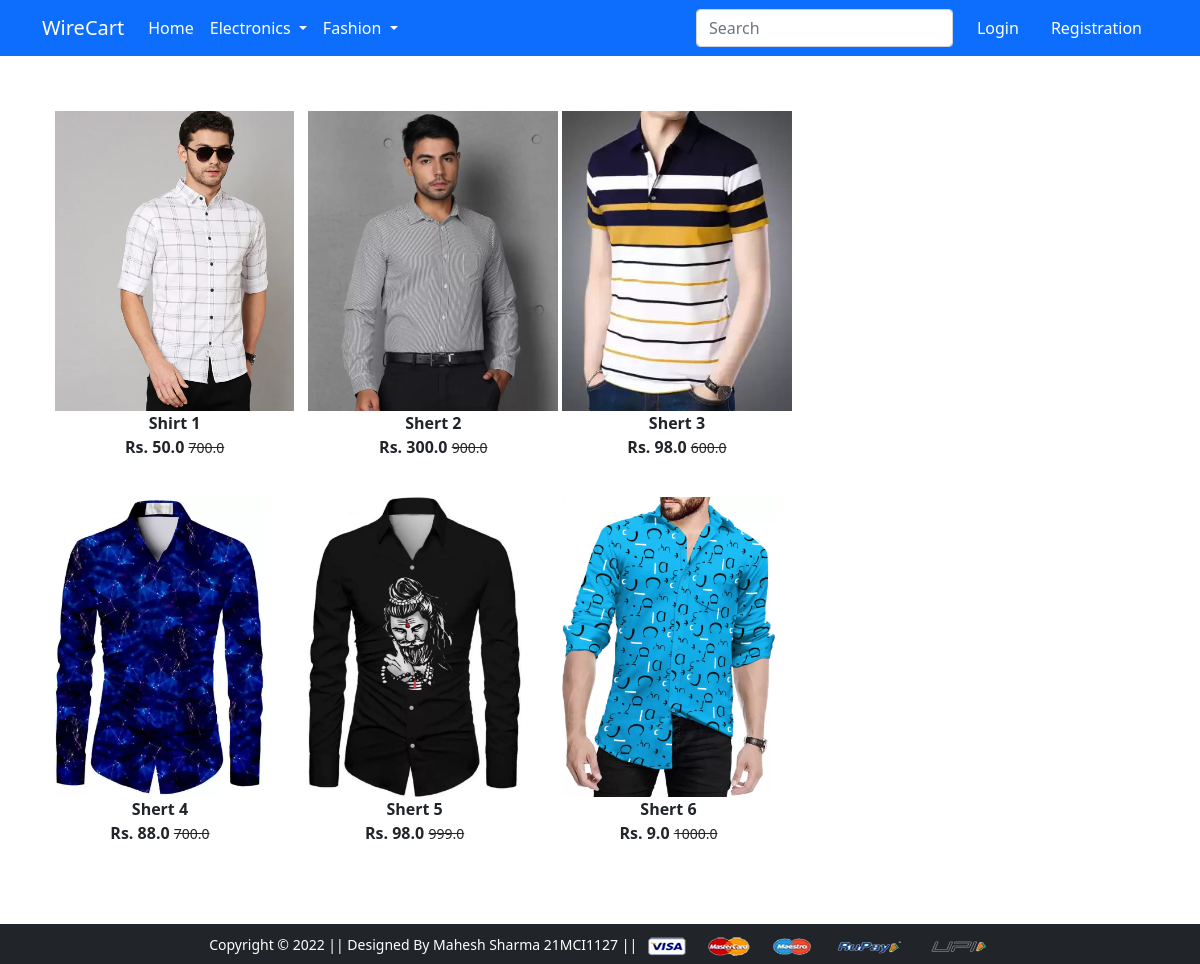
Screenshot of /topWear/ with the database file from the repository.
### app/models.py (models this page shows, shortened)
class Product(models.Model):
    title = models.CharField ( max_length = 100 )
    selling_price = models.FloatField ( )
    discounted_price = models.FloatField ( )
    description = models.TextField ( )
    brand = models.CharField(max_length = 100 )
    category = models.CharField ( choices = CATEGORY_CHOICES , max_length = 2 )
    product_image = models.ImageField(upload_to = ' productimg')

### app/views.py (the view)
# urls.py: path('topWear/', views.topWear, name='topWear'),
def topWear(request):
    topWear = Product.objects.filter(category='TW')
    return render(request, 'app/topWear.html', {'topWear': topWear})

### app/templates/app/topWear.html (shortened to what this page needs)
{% extends 'app/base.html' %}
{% load static %}
{% block main-content %}
<div class="container my-5">
 <div class="row">
  <div class="col-sm-8">
   <div class="row">
    {% for product in topWear %}
    <div class="col-sm-4 text-center mb-4">
    <a href=" {% url 'product-detail' product.id %} " class='btn'>
        <div class="item">
            <img src="{{ product.product_image.url }}" alt="" height="300" class="">
            <div class="fw-bold"> {{product.title}} </div>
            <div class="fw-bold"> Rs. {{product.discounted_price}}
                <small class="fw-light text-decoration-line-through">
                    {{product.selling_price}}
                </small></div>
        </div>
    </a>
    </div>
    {% endfor %}
   </div>
  </div>
 </div>
</div>
{% endblock main-content %}

### rows the page displays
Product: product_image (picture), title "Shirt 1", discounted_price "50.0", selling_price "700.0"
Product: product_image (picture), title "Shert 2", discounted_price "300.0", selling_price "900.0"
Product: product_image (picture), title "Shert 3", discounted_price "98.0", selling_price "600.0"
Product: product_image (picture), title "Shert 4", discounted_price "88.0", selling_price "700.0"
Product: product_image (picture), title "Shert 5", discounted_price "98.0", selling_price "999.0"
Product: product_image (picture), title "Shert 6", discounted_price "9.0", selling_price "1000.0"
